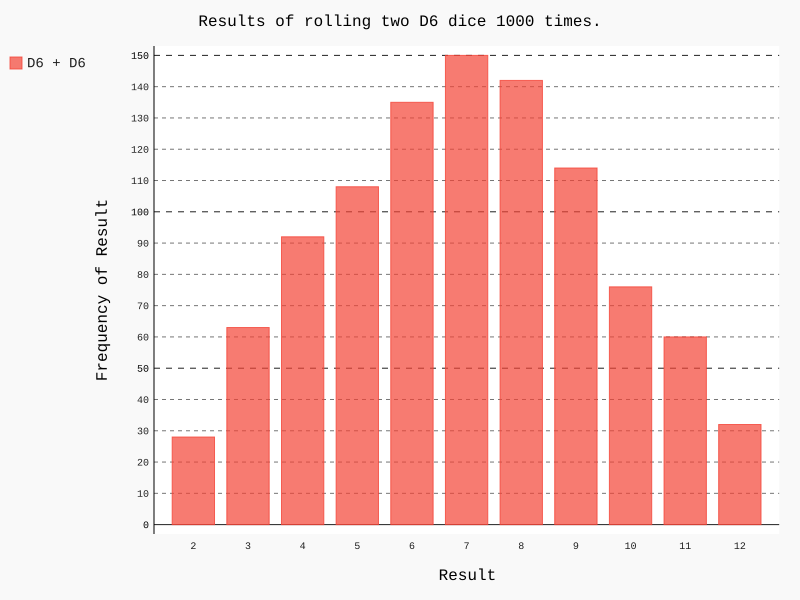

Recreate this plot in Python.
import pygal

from die import Die

# 创建一个D6
die_1 = Die()
die_2 = Die()

# 掷几次骰子，并将结果存储在一个列表中
results = []
for roll_num in range(1000):
    result = die_1.roll() + die_2.roll()
    results.append(result)
# 解析列表
x_labels = []
for x_label in results:
    if x_label not in x_labels:
        x_labels.append(x_label)
# 分析结果
frequencies = []
max_result = die_1.num_sides + die_2.num_sides
for value in range(2, max_result + 1):
    frequency = results.count(value)
    frequencies.append(frequency)

print(frequencies)

# 对结果进行可视化
hist = pygal.Bar()
hist.title = "Results of rolling two D6 dice 1000 times."
# hist.x_labels = ['2', '3', '4', '5', '6', '7', '8', '9', '10', '11', '12']
hist.x_labels = sorted(x_labels)
hist.x_title = "Result"
hist.y_title = "Frequency of Result"

hist.add('D6 + D6', frequencies)
hist.render_to_file('dice_visual.svg')
